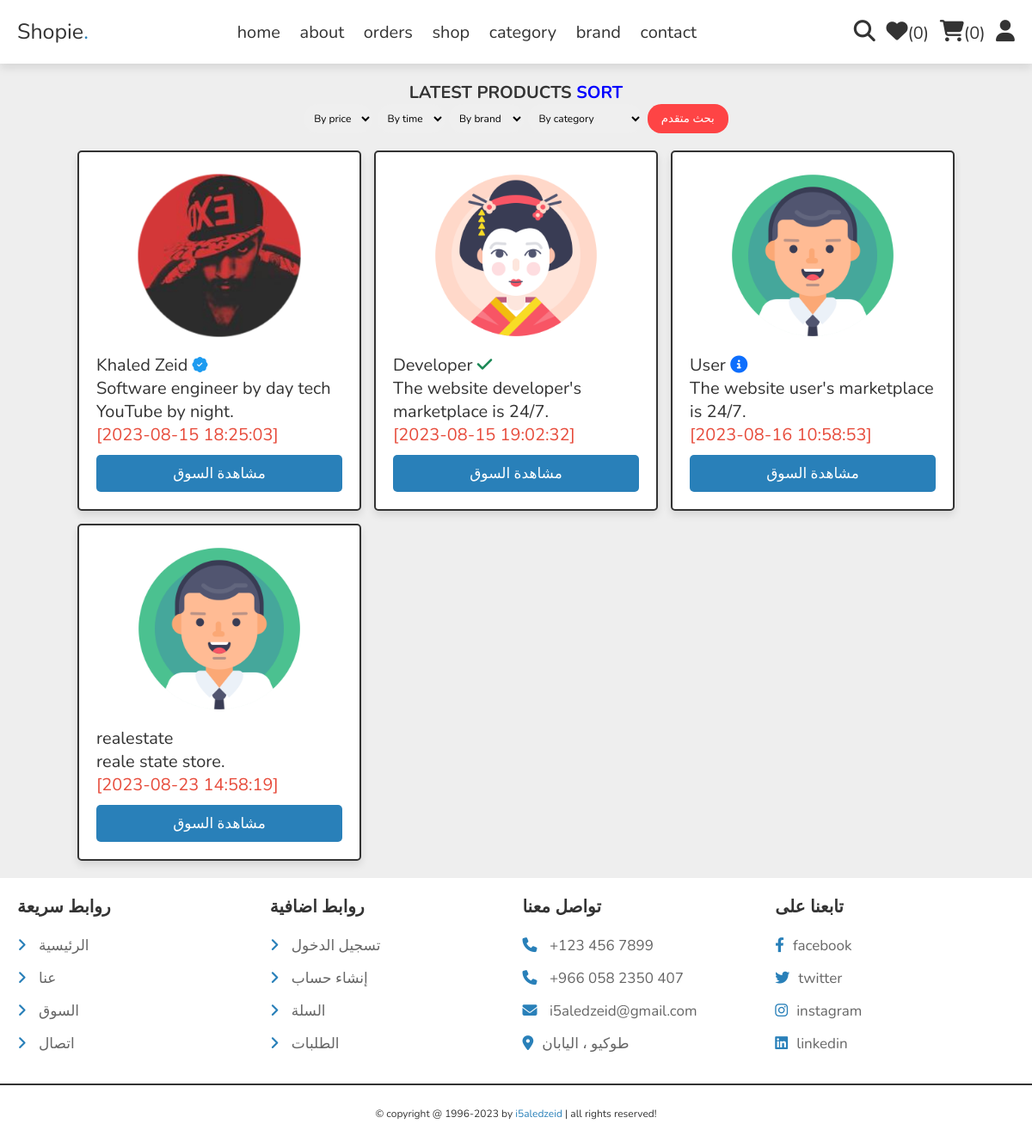
The page /store.php (signed in) on the database its author committed.
### tables this page shows
CREATE TABLE `store` (
  `id` int(11) NOT NULL,
  `title` varchar(255) NOT NULL,
  `subtitle` text NOT NULL,
  `status` int(11) NOT NULL,
  `image` varchar(255) DEFAULT NULL,
  `background` varchar(255) DEFAULT NULL,
  `created_by` int(11) NOT NULL,
  `created_at` datetime NOT NULL DEFAULT current_timestamp()
);

### store.php (the view, shortened to what this page needs)
<?php
include 'components/connect.php';
include 'components/wishlist_cart.php';
?>
<!DOCTYPE html>
<html lang="en">
<head>
   <link rel="stylesheet" href="https://cdnjs.cloudflare.com/ajax/libs/font-awesome/6.1.1/css/all.min.css">
   <link rel="stylesheet" href="css/home-style.css">
    <link rel="stylesheet" href="https://cdn.jsdelivr.net/npm/bootstrap-icons@1.10.5/font/bootstrap-icons.css">
</head>
<body>
<?php include 'components/shop_header.php'; ?>
<section class="products">
   <h1 class="heading">latest products <a style="color: blue;">Sort</a>
        <form action="" method="POST">
            <select class="form-select" aria-label="Default select example" name="myprice" id="myprice">
                <?php
                    if ($price == '') {
                        echo '<option selected>By price</option>';
                    }
                ?>
            </select>
            <select class="form-select" aria-label="Default select example" name="mytime" id="mytime">
                <?php
                    if ($time == '') {
                        echo '<option selected>By time</option>';
                    }
                ?>
            </select>
            <select class="form-select" aria-label="Default select example" name="mybrand" id="mybrand">
                <?php
                    if ($brand == '') {
                        echo '<option selected>By brand</option>';
                    }
                ?>
            </select>
            <select class="form-select" aria-label="Default select example" name="myvalue" id="myvalue">
                <?php
                    if ($lang == '') {
                        echo '<option selected>By category</option>';
                    }
                ?>
            </select>
            <button type="submit" name="submit" style="padding: 8px 16px 8px 16px; border-radius: 16px; background: #FE4445; color: white; cursor: pointer;">بحث متقدم</button>
        </form>
   </h1>
   <div class="box-container">
   <?php
     if ($lang == $lang && $lang != 'By category' && $lang != '') {
        $select_products = $conn->prepare("SELECT * FROM `store` WHERE status='$lang'");
     }
     else if ($brand == $brand && $brand != 'By brand' && $brand != '') {
        $select_products = $conn->prepare("SELECT * FROM `store` WHERE create_at='$brand'");
     }
     else if ($time == 'DESC') {
        $select_products = $conn->prepare("SELECT * FROM `store` ORDER BY `id` $time");
     }
     else if ($time == 'ASC') {
        $select_products = $conn->prepare("SELECT * FROM `store` ORDER BY `id` $time");
     }
     else if ($price == 'DESC') {
        $select_products = $conn->prepare("SELECT * FROM `store` ORDER BY `price` $price");
     }
     else if ($price == 'ASC') {
        $select_products = $conn->prepare("SELECT * FROM `store` ORDER BY `price` $price");
     }
     else {
        $select_products = $conn->prepare("SELECT * FROM `store`");
     }
     $select_products->execute();
     if($select_products->rowCount() > 0){
      while($fetch_product = $select_products->fetch(PDO::FETCH_ASSOC)){
   ?>
   <form action="" method="post" class="box">
      <img src="images/<?= $fetch_product['image']; ?>" alt="">
      <div class="name"><?= $fetch_product['title']; ?>
       <?php
            $status = $fetch_product['status'];
            if ($status == 0) {
                echo '<i class="fa fa-info-circle" style="color: #0D6EFD;" aria-hidden="true" rel="tooltip" title="جديد" id="blah"></i>';
            } else if ($status == 1) {
                echo '<i class="bi bi-exclamation-triangle" style="color: #F58F3C;" rel="tooltip" title="حظر مؤقت" id="blah"></i>';
            } else if ($status == 2) {
                echo '<i class="bi bi-exclamation-circle" style="color: #6C757D;" rel="tooltip" title="بإنتظار التوثيق" id="blah"></i>';
            } else if ($status == 3) {
                echo '<i class="fa fa-check" style="color: #198754;" aria-hidden="true" rel="tooltip" title="تم التوثيق" id="blah"></i>';
            } else if ($status == 4) {
                echo '<i class="bi bi-sign-stop-fill" style="color: #DC3545;" rel="tooltip" title="حظر تام" id="blah"></i>';
            } else if ($status == 5) {
                echo '<i class="bi bi-coin" style="color: #198754;" rel="tooltip" title="سوق محترف" id="blah"></i>';
            } else if ($status == 6) {
                echo '<i class="bi bi-patch-check-fill" style="color: #1D9BF0; font-size: 18px;" rel="tooltip" title="المالك" id="blah"></i>';
            }
            ?>
      </div>
      <div class="name"><?= $fetch_product['subtitle']; ?></div>
      <div class="flex">
         <div class="price"><span>[</span><?= $fetch_product['created_at']; ?><span>]</span></div>
      </div>
      <input type="submit" value="مشاهدة السوق" class="btn" name="add_to_cart">
   </form>
   <?php
      }
   }else{
      echo '<p class="empty">no products found!</p>';
   }
   ?>
   </div>
</section>
<?php include 'components/footer.php'; ?>
</body>
</html>

### css/home-style.css (style rules this page uses)
:root { --main-color:#2980b9; --orange:#f39c12; --red:#e74c3c; --black:#333; --white:#fff; --light-color:#666; --light-bg:#eee; --border:.2rem solid var(--black); --box-shadow:0 .5rem 1rem rgba(0,0,0,.1); }
* { font-family: 'Nunito', sans-serif; margin:0; padding:0; box-sizing: border-box; outline: none; border:none; text-decoration: none; }
html { font-size: 62.5%; overflow-x: hidden; }
body { background-color: var(--light-bg); }
section { padding:2rem; max-width: 1200px; margin:0 auto; }
.heading { font-size: 4rem; color:var(--black); margin-bottom: 2rem; text-align: center; text-transform: uppercase; }
.btn, .delete-btn, .option-btn { display: block; width: 100%; margin-top: 1rem; border-radius: .5rem; padding:1rem 3rem; font-size: 1.7rem; text-transform: capitalize; color:var(--white); cursor: pointer; text-align: center; }
.btn { background-color: var(--main-color); }
.products .box-container { display: grid; grid-template-columns: repeat(auto-fit, 33rem); gap:1.5rem; justify-content: center; align-items: flex-start; }
.products h1 { font-size: 2rem; }
.products .box-container .box { position: relative; background-color: var(--white); box-shadow: var(--box-shadow); border-radius: .5rem; border:var(--border); padding:2rem; overflow: hidden; }
.products .box-container .box img { height: 20rem; width: 100%; object-fit: contain; margin-bottom: 1rem; }
.products .box-container .box .name { font-size: 2rem; color:var(--black); }
.products .box-container .box .flex { display: flex; align-items: center; gap:1rem; }
.products .box-container .box .flex .price { font-size: 2rem; color:var(--red); margin-right: auto; }

### store.php (style rules this page uses)
select, option { font-size: 12px; }
.form-select { padding: 8px; margin-bottom: -16px; border-radius: 16px; }

### rows shown on the page
store: image (picture), title "Khaled Zeid", status 6 (drawn), subtitle "Software engineer by day tech YouTube by night.", created_at "2023-08-15 18:25:03"
store: image (picture), title "Developer", status 3 (drawn), subtitle "The website developer's marketplace is 24/7.", created_at "2023-08-15 19:02:32"
store: image (picture), title "User", status 0 (drawn), subtitle "The website user's marketplace is 24/7.", created_at "2023-08-16 10:58:53"
store: image (picture), title "realestate", subtitle "reale state store.", created_at "2023-08-23 14:58:19"

### other values the page prints
$total_wishlist_counts "0"
$total_cart_counts "0"
